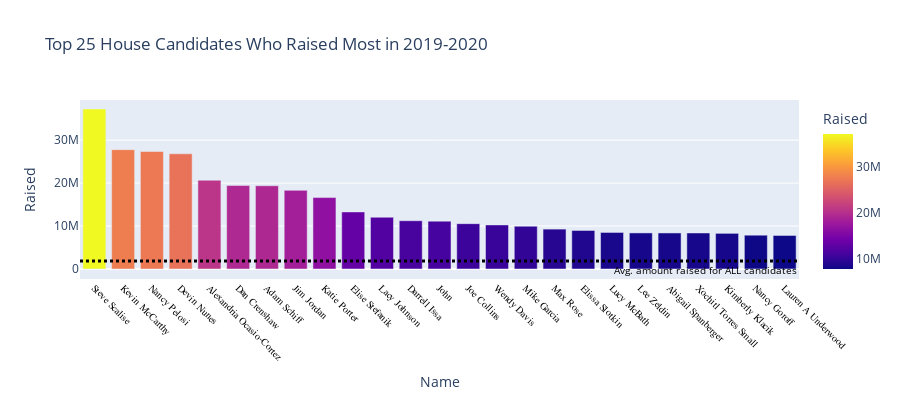

This figure's notebook cell:
### Code cell
#fig = px.bar(All_states.nlargest(10,'Raised'), x="Candidate", y="Raised", color='Raised',
             #height=400,
             #title='Restaurant bills')
fig = px.bar(all_districts.nlargest(25,'Raised'), x="Name", y="Raised", color='Raised',
             height=400,
             title='Top 25 House Candidates Who Raised Most in 2019-2020')
fig.add_hline(y=1859820.19,line_width=3,line_dash='dot',line_color="black",
              annotation_text="Avg. amount raised for ALL candidates", 
              annotation_position="bottom right", 
              annotation_font_size=10,
              annotation_font_color="black",
             )

fig.update_xaxes(tickangle=45, tickfont=dict(family='Arial', color='Black', size=10))

fig.show()

### Figure 1 — Plotly figure (JSON) as saved in the notebook; plotly's stock layout.template omitted (floating-point values rounded to 4 significant figures)
{"data": [{"alignmentgroup": "True", "hovertemplate": "Name=%{x}<br>Raised=%{marker.color}<extra></extra>", "legendgroup": "", "marker": {"color": [37262827, 27780644, 27359508, 26825212, 20664795, 19427865, 19382855, 18313823, 16627706, 13287248, 12050564, 11239670, 11140937, 10556626, 10263486, 9962507, 9284434, 8967420, 8507298, 8396981, 8387680, 8387337, 8296845, 7866239, 7803579], "coloraxis": "coloraxis", "pattern": {"shape": ""}}, "name": "", "offsetgroup": "", "orientation": "v", "showlegend": false, "textposition": "auto", "type": "bar", "x": ["Steve Scalise", "Kevin McCarthy", "Nancy Pelosi", "Devin Nunes", "Alexandria Ocasio-Cortez", "Dan Crenshaw", "Adam Schiff", "Jim Jordan", "Katie Porter", "Elise Stefanik", "Lacy Johnson", "Darrell Issa", "John", "Joe Collins", "Wendy Davis", "Mike Garcia", "Max Rose", "Elissa Slotkin", "Lucy McBath", "Lee Zeldin", "Abigail Spanberger", "Xochitl Torres Small", "Kimberly Klacik", "Nancy Goroff", "Lauren A Underwood"], "xaxis": "x", "y": [37262827, 27780644, 27359508, 26825212, 20664795, 19427865, 19382855, 18313823, 16627706, 13287248, 12050564, 11239670, 11140937, 10556626, 10263486, 9962507, 9284434, 8967420, 8507298, 8396981, 8387680, 8387337, 8296845, 7866239, 7803579], "yaxis": "y"}], "layout": {"annotations": [{"font": {"color": "black", "size": 10}, "showarrow": false, "text": "Avg. amount raised for ALL candidates", "x": 1, "xanchor": "right", "xref": "x domain", "y": 1860000.0, "yanchor": "top", "yref": "y"}], "barmode": "relative", "coloraxis": {"colorbar": {"title": {"text": "Raised"}}, "colorscale": [[0, "#0d0887"], [0.1111, "#46039f"], [0.2222, "#7201a8"], [0.3333, "#9c179e"], [0.4444, "#bd3786"], [0.5556, "#d8576b"], [0.6667, "#ed7953"], [0.7778, "#fb9f3a"], [0.8889, "#fdca26"], [1, "#f0f921"]]}, "height": 400, "legend": {"tracegroupgap": 0}, "shapes": [{"line": {"color": "black", "dash": "dot", "width": 3}, "type": "line", "x0": 0, "x1": 1, "xref": "x domain", "y0": 1860000.0, "y1": 1860000.0, "yref": "y"}], "title": {"text": "Top 25 House Candidates Who Raised Most in 2019-2020"}, "xaxis": {"anchor": "y", "domain": [0, 1], "tickangle": 45, "tickfont": {"color": "Black", "family": "Arial", "size": 10}, "title": {"text": "Name"}}, "yaxis": {"anchor": "x", "domain": [0, 1], "title": {"text": "Raised"}}}}
